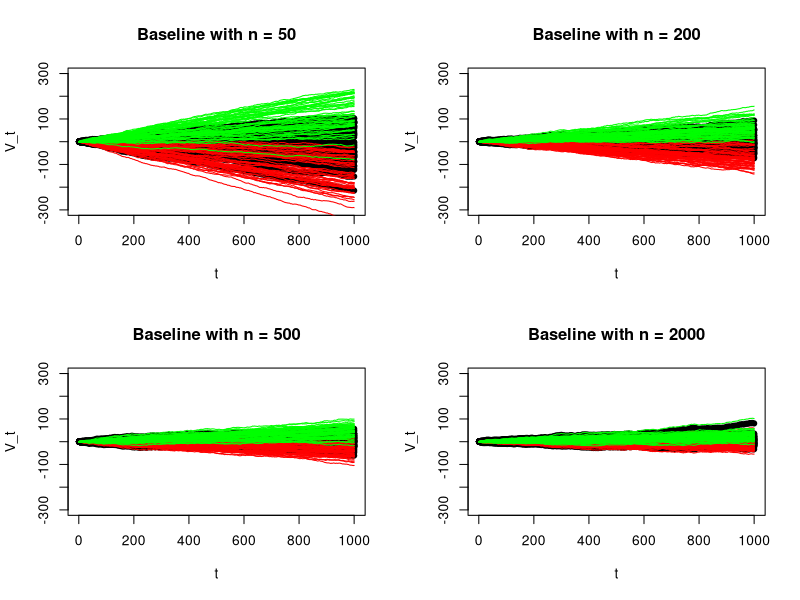

Here is the R script that generated this plot:
rm(list = ls())
set.seed(10)
nbase1 <- 50
nbase2 <- 200
nbase3 <- 500
nbase4 <- 2000
vlad <- function(nbase){
  A <- matrix(nrow = 50, ncol = 1000)
  B <- matrix(nrow = 50, ncol = 1000)
  C <- matrix(nrow = 50, ncol = 1000)
  for(i in 1:50){
    xlogregbase <- data.frame(x1 = rbinom(nbase, 1, 0.2), x2 = runif(nbase, 0, 1), x3 = rnorm(nbase, 0, 2))
    xlogregrun <- data.frame(x1 = rbinom(1000, 1, 0.2), x2 = runif(1000, 0, 1), x3 = rnorm(1000, 0, 2))
    xbetabase <- xlogregbase$x1 + xlogregbase$x2 + xlogregbase$x3
    xbetarun <- xlogregrun$x1 + xlogregrun$x2 + xlogregrun$x3
    xlogregbase$y <- rbinom(nbase, size = 1, prob = exp(xbetabase)/(1+exp(xbetabase)))
    xlogregrun$y <- rbinom(1000, size = 1, prob = exp(xbetarun)/(1+exp(xbetarun)))
    regmod <- glm(y~1, data <- xlogregbase, family = binomial("logit"))
    pred <- mean(xlogregbase$y)
    pred_low <- pred - 1.96*sqrt((pred*(1-pred))/nbase)
    pred_high <- pred + 1.96*sqrt((pred*(1-pred))/nbase)
    V_low <- numeric(0)
    V <- numeric(0)
    V_high <- numeric(0)
    V_low[1] <- pred_low - xlogregrun$y[1]
    for(j in 2:1000){
      V_low[j] <- V_low[j-1] + (pred_low - xlogregrun$y[j])
    }
    dim(V_low) <- c(1000, 1)
    V[1] <- pred - xlogregrun$y[1]
    for(j in 2:1000){
      V[j] <- V[j-1] + (pred - xlogregrun$y[j])
    }
    dim(V) <- c(1000, 1)
    V_high[1] <- pred_high - xlogregrun$y[1]
    for(j in 2:1000){
      V_high[j] <- V_high[j-1] + (pred_high - xlogregrun$y[j])
    }
    dim(V_high) <- c(1000, 1)
    A[i, ] <- V_low
    B[i, ] <- V
    C[i, ] <- V_high
  }
  V_list <- list(A, B, C)
  return(V_list)
}
V_ci1 <- vlad(nbase1)
V_ci2 <- vlad(nbase2)
V_ci3 <- vlad(nbase3)
V_ci4 <- vlad(nbase4)
V_ci_l1 <- V_ci1[[1]]
V_ci_l2 <- V_ci2[[1]]
V_ci_l3 <- V_ci3[[1]]
V_ci_l4 <- V_ci4[[1]]
V_ci_u1 <- V_ci1[[3]]
V_ci_u2 <- V_ci2[[3]]
V_ci_u3 <- V_ci3[[3]]
V_ci_u4 <- V_ci4[[3]]
V1 <- V_ci1[[2]]
V2 <- V_ci2[[2]]
V3 <- V_ci3[[2]]
V4 <- V_ci4[[2]]
par(mfrow = c(2, 2))
matplot(t(V1), type = "l", lwd = 6, xlab = "t", main = "Baseline with n = 50", ylab = "V_t", 
        lty = 1, ylim = c(-300, 300), col = c("black"))
matlines(t(V_ci_l1), col = "red", lty = 1)
matlines(t(V_ci_u1), col = "green", lty = 1)
matplot(t(V2), type = "l", lwd = 6, xlab = "t", main = "Baseline with n = 200", 
        ylab = "V_t", lty = 1, ylim = c(-300, 300), col = c("black"))
matlines(t(V_ci_l2), col = "red", lty = 1)
matlines(t(V_ci_u2), col = "green", lty = 1)
matplot(t(V3), type = "l", lwd = 6, xlab = "t", main = "Baseline with n = 500", ylab = "V_t", 
        lty = 1, , ylim = c(-300, 300), col = c("black"))
matlines(t(V_ci_l3), col = "red", lty = 1)
matlines(t(V_ci_u3), col = "green", lty = 1)
matplot(t(V4), type = "l", lwd = 6, xlab = "t", main = "Baseline with n = 2000", ylab = "V_t", 
        lty = 1, , ylim = c(-300, 300), col = c("black"))
matlines(t(V_ci_l4), col = "red", lty = 1)
matlines(t(V_ci_u4), col = "green", lty = 1)

